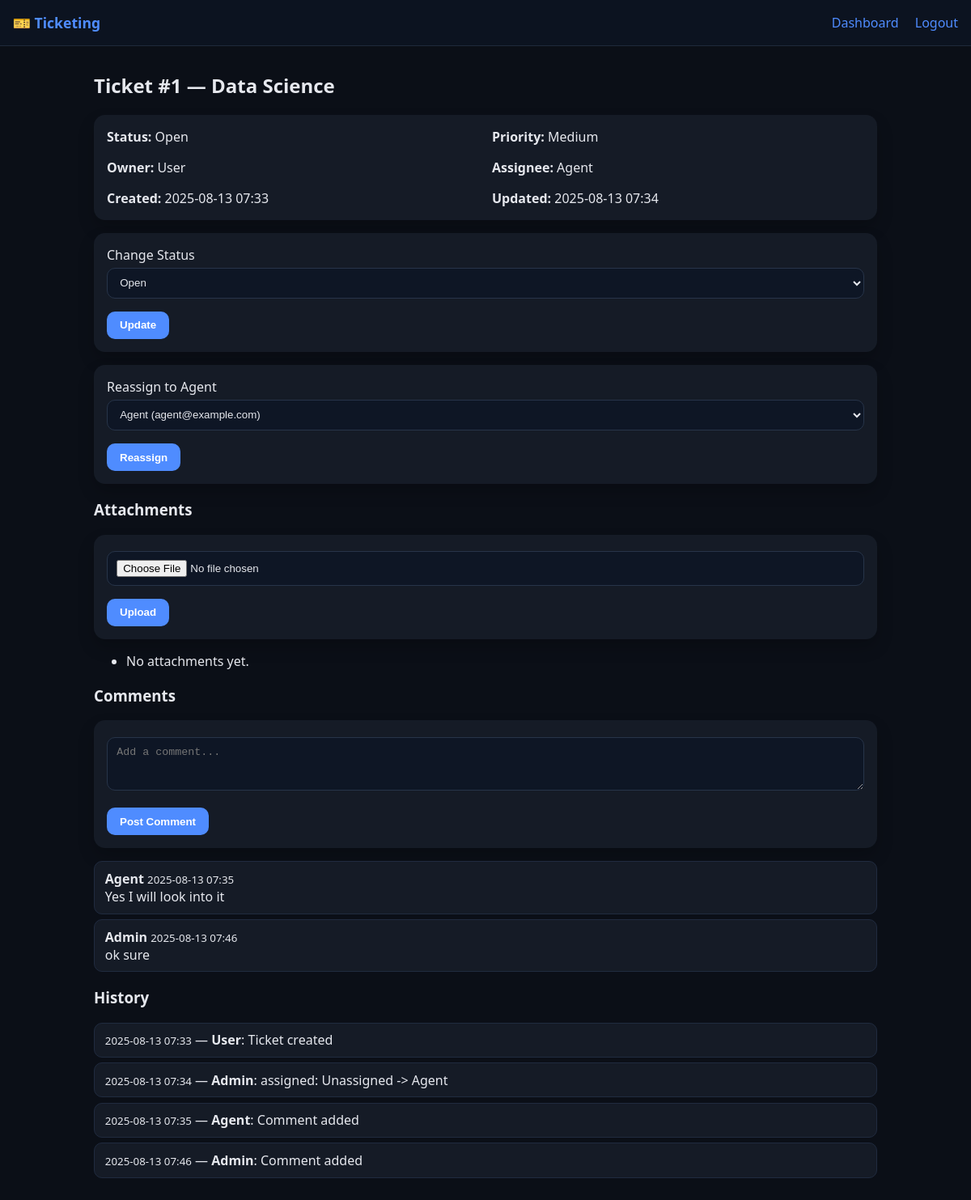
Page /tickets/1 (signed in) on the committed database.
### app.py (models this page shows, shortened)
class Ticket(db.Model):
    id = db.Column(db.Integer, primary_key=True)
    subject = db.Column(db.String(255), nullable=False)
    description = db.Column(db.Text, nullable=False)
    priority = db.Column(db.String(20), nullable=False, default="Low")  # Low, Medium, High, Urgent
    status = db.Column(db.String(20), nullable=False, default="Open")   # Open, In Progress, Resolved, Closed
    created_at = db.Column(db.DateTime, default=datetime.utcnow)
    updated_at = db.Column(db.DateTime, default=datetime.utcnow, onupdate=datetime.utcnow)
    owner_id = db.Column(db.Integer, db.ForeignKey("user.id"), nullable=False)
    assignee_id = db.Column(db.Integer, db.ForeignKey("user.id"), nullable=True)
    comments = db.relationship("Comment", backref="ticket", cascade="all, delete", lazy=True)
    attachments = db.relationship("Attachment", backref="ticket", cascade="all, delete", lazy=True)
    history = db.relationship("History", backref="ticket", cascade="all, delete", lazy=True)
    rating = db.relationship("Rating", backref="ticket", uselist=False, cascade="all, delete", lazy=True)

class User(db.Model):
    id = db.Column(db.Integer, primary_key=True)
    name = db.Column(db.String(120), nullable=False)
    email = db.Column(db.String(120), unique=True, nullable=False)
    password_hash = db.Column(db.String(255), nullable=False)
    role = db.Column(db.String(20), nullable=False, default="user")  # admin | agent | user
    tickets_owned = db.relationship("Ticket", backref="owner", foreign_keys="Ticket.owner_id", lazy=True)
    tickets_assigned = db.relationship("Ticket", backref="assignee", foreign_keys="Ticket.assignee_id", lazy=True)

class Comment(db.Model):
    id = db.Column(db.Integer, primary_key=True)
    ticket_id = db.Column(db.Integer, db.ForeignKey("ticket.id"), nullable=False)
    user_id = db.Column(db.Integer, db.ForeignKey("user.id"), nullable=False)
    content = db.Column(db.Text, nullable=False)
    created_at = db.Column(db.DateTime, default=datetime.utcnow)
    user = db.relationship("User")

class History(db.Model):
    id = db.Column(db.Integer, primary_key=True)
    ticket_id = db.Column(db.Integer, db.ForeignKey("ticket.id"), nullable=False)
    action = db.Column(db.String(255), nullable=False)   # "status: Open -> In Progress", "assigned: user -> agent"
    timestamp = db.Column(db.DateTime, default=datetime.utcnow)
    performed_by_id = db.Column(db.Integer, db.ForeignKey("user.id"), nullable=False)
    performed_by = db.relationship("User")

### app.py (the view, shortened to what this page needs)
@app.route("/tickets/<int:ticket_id>", methods=["GET","POST"])
@login_required
def view_ticket(ticket_id):
    user = current_user()
    ticket = Ticket.query.get_or_404(ticket_id)
    if not user_can_view_ticket(user, ticket):
        abort(403)
    return render_template("ticket_view.html", user=user, ticket=ticket, agents=User.query.filter_by(role="agent").all())

### app.py (called while the page is built)
def current_user():
    uid = session.get("user_id")
    if not uid:
        return None
    return User.query.get(uid)

def login_required(view):
    @functools.wraps(view)
    def wrapped(*args, **kwargs):
        if not current_user():
            return redirect(url_for("login", next=request.path))
        return view(*args, **kwargs)
    return wrapped

def user_can_view_ticket(user, ticket):
    if user.role == "admin":
        return True
    if user.role == "user":
        return ticket.owner_id == user.id
    if user.role == "agent":
        return ticket.assignee_id == user.id
    return False

### templates/ticket_view.html (shortened to what this page needs)
{% extends "base.html" %}
{% block content %}
<h2>Ticket #{{ticket.id}} — {{ticket.subject}}</h2>
<div class="card">
  <div class="grid">
    <div><strong>Status:</strong> {{ticket.status}}</div>
    <div><strong>Priority:</strong> {{ticket.priority}}</div>
    <div><strong>Owner:</strong> {{ticket.owner.name}}</div>
    <div><strong>Assignee:</strong> {{ticket.assignee.name if ticket.assignee else "-"}}</div>
    <div><strong>Created:</strong> {{ ticket.created_at.strftime("%Y-%m-%d %H:%M") }}</div>
    <div><strong>Updated:</strong> {{ ticket.updated_at.strftime("%Y-%m-%d %H:%M") }}</div>
  </div>
</div>
{% if user.role in ['admin','agent'] or (user.role=='user' and ticket.owner_id==user.id) %}
<form class="card" method="post" action="{{ url_for('update_status', ticket_id=ticket.id) }}">
  <label>Change Status</label>
  <select name="status">
    {% for s in ["Open","In Progress","Resolved","Closed"] %}
      <option value="{{s}}" {% if ticket.status==s %}selected{% endif %}>{{s}}</option>
    {% endfor %}
  </select>
  <button type="submit">Update</button>
</form>
{% endif %}
{% if user.role in ['admin'] or (user.role=='agent' and ticket.assignee_id==user.id) %}
<form class="card" method="post" action="{{ url_for('assign_ticket', ticket_id=ticket.id) }}">
  <label>Reassign to Agent</label>
  <select name="assignee_id">
    {% for a in agents %}
      <option value="{{ a.id }}" {% if ticket.assignee_id==a.id %}selected{% endif %}>{{ a.name }} ({{ a.email }})</option>
    {% endfor %}
  </select>
  <button type="submit">Reassign</button>
</form>
{% endif %}
<h3>Attachments</h3>
<form class="card" method="post" enctype="multipart/form-data" action="{{ url_for('upload_file', ticket_id=ticket.id) }}">
  <input type="file" name="file">
  <button type="submit">Upload</button>
</form>
<ul>
  {% for a in ticket.attachments %}
    <li><a href="{{ url_for('download_attachment', attachment_id=a.id) }}">{{ a.original_name }}</a> ({{ a.uploaded_at.strftime("%Y-%m-%d %H:%M") }})</li>
  {% else %}
    <li>No attachments yet.</li>
  {% endfor %}
</ul>
<h3>Comments</h3>
<form class="card" method="post">
  <textarea name="comment" rows="3" placeholder="Add a comment..."></textarea>
  <button type="submit">Post Comment</button>
</form>
<ul class="comments">
  {% for c in ticket.comments|sort(attribute='created_at') %}
    <li>
      <div><strong>{{ c.user.name }}</strong> <small>{{ c.created_at.strftime("%Y-%m-%d %H:%M") }}</small></div>
      <div>{{ c.content }}</div>
    </li>
  {% else %}
    <li>No comments yet.</li>
  {% endfor %}
</ul>
<h3>History</h3>
<ul class="history">
  {% for h in ticket.history|sort(attribute='timestamp') %}
    <li><small>{{ h.timestamp.strftime("%Y-%m-%d %H:%M") }}</small> — <strong>{{ h.performed_by.name }}</strong>: {{ h.action }}</li>
  {% else %}
    <li>No history yet.</li>
  {% endfor %}
</ul>
{% endblock %}

### templates/base.html (shortened to what this page needs)
<!doctype html>
<html lang="en">
<head>
  <link rel="stylesheet" href="{{ url_for('static', filename='styles.css') }}">
</head>
<body>
  <nav class="topnav">
    <div class="brand"><a href="{{ url_for('dashboard') }}">🎫 Ticketing</a></div>
    <div class="navlinks">
      {% if session.get('user_id') %}
        <a href="{{ url_for('dashboard') }}">Dashboard</a>
        <a href="{{ url_for('logout') }}">Logout</a>
      {% endif %}
    </div>
  </nav>
  <main class="container">
    {% block content %}{% endblock %}
  </main>
</body>
</html>

### static/styles.css (style rules this page uses)
:root { --bg:#0b0f17; --card:#151b26; --text:#e6e8ee; --muted:#9aa4b2; --accent:#4f8cff; --danger:#ff6b6b; }
* { box-sizing:border-box; }
body { background:var(--bg); color:var(--text); font-family:system-ui, -apple-system, Segoe UI, Roboto, Ubuntu, Cantarell, Noto Sans, Helvetica, Arial, sans-serif; margin:0; }
a { color:var(--accent); text-decoration:none; }
.container { max-width:1000px; margin:2rem auto; padding:0 1rem; }
.topnav { display:flex; justify-content:space-between; align-items:center; padding:1rem; background:#0c1320; border-bottom:1px solid #1f2a3a; position:sticky; top:0; }
.brand a { font-weight:700; font-size:1.1rem; }
.navlinks a { margin-left:1rem; }
.card { background:var(--card); padding:1rem; border-radius:14px; margin:1rem 0; box-shadow:0 10px 20px rgba(0,0,0,.2); }
button { background:var(--accent); border:none; color:white; padding:.6rem 1rem; border-radius:10px; cursor:pointer; font-weight:600; }
input, select, textarea { width:100%; background:#0e1625; border:1px solid #273449; color:var(--text); padding:.6rem .7rem; border-radius:10px; margin:.3rem 0 1rem; }
.grid { display:grid; grid-template-columns:repeat(2, 1fr); gap:1rem; }
.history, .comments { list-style:none; padding:0; }
.history li, .comments li { background:var(--card); border:1px solid #202b3f; margin:.4rem 0; padding:.6rem .8rem; border-radius:10px; }

### rows in the picture
Ticket: id "1", subject "Data Science", status "Open", priority "Medium", created_at "2025-08-13 07:33", updated_at "2025-08-13 07:34", assignee_id "Agent (agent@example.com)"
User: owner.name "User"
User: assignee "Agent"
Comment: user.name "Agent", created_at "2025-08-13 07:35", content "Yes I will look into it"
Comment: user.name "Admin", created_at "2025-08-13 07:46", content "ok sure"
History: timestamp "2025-08-13 07:33", performed_by.name "User", action "Ticket created"
History: timestamp "2025-08-13 07:34", performed_by.name "Admin", action "assigned: Unassigned -> Agent"
History: timestamp "2025-08-13 07:35", performed_by.name "Agent", action "Comment added"
History: timestamp "2025-08-13 07:46", performed_by.name "Admin", action "Comment added"
